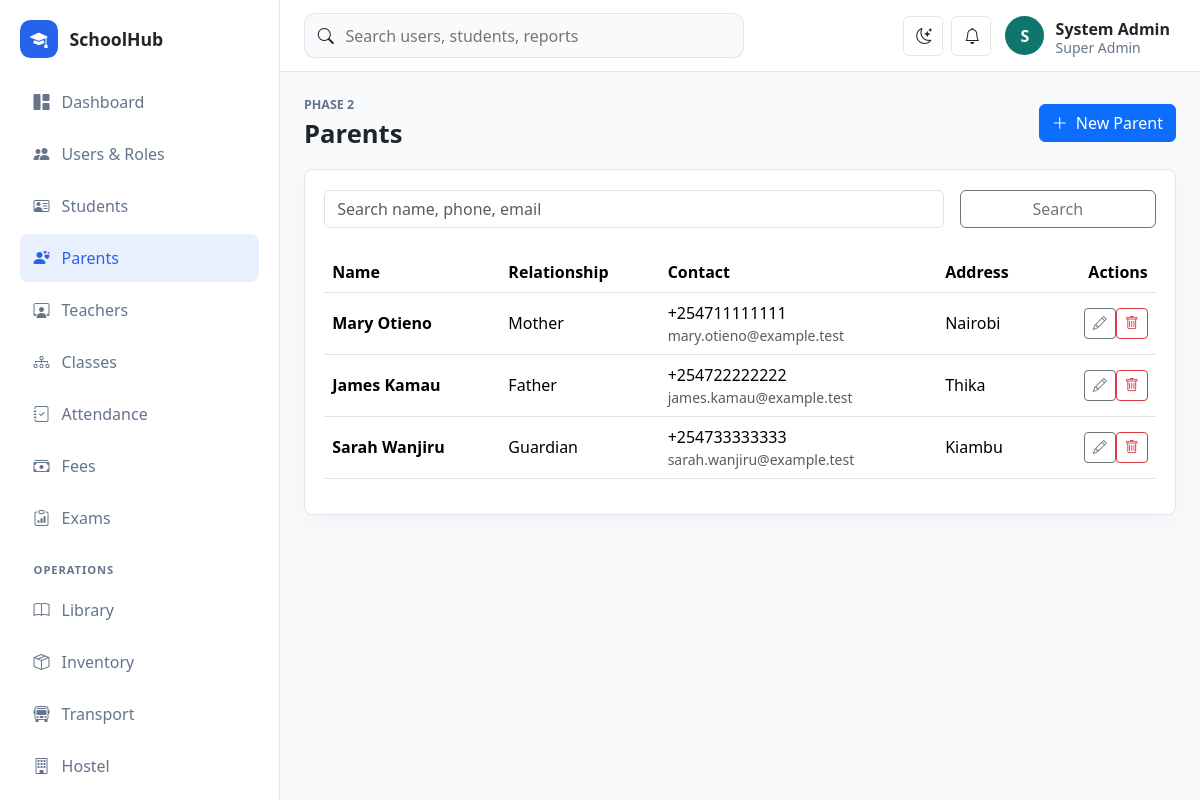
/school/public/parents (signed in), run on the app's committed database.
### tables this page shows
CREATE TABLE parents (
    id BIGINT UNSIGNED AUTO_INCREMENT PRIMARY KEY,
    first_name VARCHAR(100) NOT NULL,
    last_name VARCHAR(100) NOT NULL,
    relationship VARCHAR(60) NOT NULL DEFAULT 'Guardian',
    email VARCHAR(190) NULL,
    phone VARCHAR(40) NOT NULL,
    address VARCHAR(255) NULL,
    created_at TIMESTAMP DEFAULT CURRENT_TIMESTAMP,
    INDEX idx_parents_phone (phone)
);

### app/Core/View.php (called while the page is built, shortened)
<?php
final class View
{
    public static function render(string $view, array $data = [], string $layout = 'app'): void
    {
        extract($data, EXTR_SKIP);
        $viewFile = dirname(__DIR__) . "/Views/{$view}.php";
        require $viewFile;
    }
}

### app/Controllers/ParentController.php (called while the page is built, shortened)
<?php
final class ParentController
{
    public function index(): void
    {
        $search = trim((string)Request::input('search', ''));
        View::render('parents/index', ['title' => 'Parents', 'parents' => Guardian::all($search), 'search' => $search]);
    }
}

### app/Core/Router.php (called while the page is built, shortened)
<?php
final class Router
{
    private array $routes = [];
    public function get(string $path, array $handler): void
    {
        $this->routes['GET'][$this->normalize($path)] = $handler;
    }
    public function post(string $path, array $handler): void
    {
        $this->routes['POST'][$this->normalize($path)] = $handler;
    }
    public function dispatch(): void
    {
        $method = Request::method();
        $path = Request::path();
        $handler = $this->routes[$method][$path] ?? null;
        [$class, $action] = $handler;
        (new $class())->{$action}();
    }
    private function normalize(string $path): string
    {
        return '/' . trim($path, '/');
    }
}

### public/index.php (called while the page is built, shortened)
<?php
spl_autoload_register(function (string $class): void {
    $prefix = 'App\\';
    $relative = str_replace('\\', '/', substr($class, strlen($prefix)));
    $file = dirname(__DIR__) . '/app/' . $relative . '.php';
});
require dirname(__DIR__) . '/app/Core/helpers.php';
$config = require dirname(__DIR__) . '/config/app.php';
$router = new Router();
$router->get('/', [DashboardController::class, 'index']);
$router->get('/login', [AuthController::class, 'showLogin']);
$router->post('/login', [AuthController::class, 'login']);
$router->post('/logout', [AuthController::class, 'logout']);
$router->get('/dashboard', [DashboardController::class, 'index']);
$router->get('/users', [UserController::class, 'index']);
$router->get('/users/create', [UserController::class, 'create']);
$router->post('/users', [UserController::class, 'store']);
$router->get('/users/edit', [UserController::class, 'edit']);
$router->post('/users/update', [UserController::class, 'update']);
$router->post('/users/delete', [UserController::class, 'destroy']);
$router->get('/students', [StudentController::class, 'index']);
$router->get('/students/create', [StudentController::class, 'create']);
$router->post('/students', [StudentController::class, 'store']);
$router->get('/students/edit', [StudentController::class, 'edit']);
$router->post('/students/update', [StudentController::class, 'update']);
$router->post('/students/delete', [StudentController::class, 'destroy']);
$router->get('/teachers', [TeacherController::class, 'index']);
$router->get('/teachers/create', [TeacherController::class, 'create']);
$router->post('/teachers', [TeacherController::class, 'store']);
$router->get('/teachers/edit', [TeacherController::class, 'edit']);
$router->post('/teachers/update', [TeacherController::class, 'update']);
$router->post('/teachers/delete', [TeacherController::class, 'destroy']);
$router->get('/parents', [ParentController::class, 'index']);
$router->get('/parents/create', [ParentController::class, 'create']);
$router->post('/parents', [ParentController::class, 'store']);
$router->get('/parents/edit', [ParentController::class, 'edit']);
$router->post('/parents/update', [ParentController::class, 'update']);
$router->post('/parents/delete', [ParentController::class, 'destroy']);
$router->get('/classes', [ClassController::class, 'index']);
$router->get('/classes/create', [ClassController::class, 'create']);
$router->post('/classes', [ClassController::class, 'store']);
$router->get('/classes/edit', [ClassController::class, 'edit']);
$router->post('/classes/update', [ClassController::class, 'update']);
$router->post('/classes/delete', [ClassController::class, 'destroy']);
$router->get('/attendance', [AttendanceController::class, 'index']);
$router->post('/attendance', [AttendanceController::class, 'store']);
$router->get('/fees', [FeeController::class, 'index']);
$router->post('/fees/invoice', [FeeController::class, 'invoice']);
$router->post('/fees/payment', [FeeController::class, 'payment']);
$router->get('/exams', [ExamController::class, 'index']);
$router->post('/exams/exam', [ExamController::class, 'exam']);
$router->post('/exams/result', [ExamController::class, 'result']);
$router->get('/operations', [OperationsController::class, 'index']);
$router->get('/operations/form', [OperationsController::class, 'form']);
$router->post('/operations/save', [OperationsController::class, 'save']);
$router->post('/operations/delete', [OperationsController::class, 'destroy']);
$router->get('/reports', [ReportController::class, 'index']);
$router->dispatch();

### app/Core/Auth.php (called while the page is built, shortened)
<?php
final class Auth
{
    public static function user(): ?array
    {
        return $_SESSION['user'] ?? null;
    }
    public static function can(string $permission): bool
    {
        $permissions = self::user()['permissions'] ?? [];
        return in_array($permission, $permissions, true);
    }
}

### config/app.php (called while the page is built)
<?php
return [
    'name' => 'SchoolHub',
    'base_url' => '/school/public',
    'timezone' => 'Africa/Nairobi',
    'session_name' => 'schoolhub_session',
    'debug' => true,
];

### config/database.php (called while the page is built)
<?php
return [
    'host' => '127.0.0.1',
    'port' => '3306',
    'database' => 'schoolhub',
    'username' => 'root',
    'password' => '',
    'charset' => 'utf8mb4',
];

### app/Core/Database.php (called while the page is built, shortened)
<?php
final class Database
{
    private static ?PDO $connection = null;
    public static function connection(): PDO
    {
        $config = require dirname(__DIR__, 2) . '/config/database.php';
        $dsn = sprintf(
            'mysql:host=%s;port=%s;dbname=%s;charset=%s',
            $config['host'],
            $config['port'],
            $config['database'],
            $config['charset']
        );
        try {
            self::$connection = new PDO($dsn, $config['username'], $config['password'], [
                PDO::ATTR_ERRMODE => PDO::ERRMODE_EXCEPTION,
                PDO::ATTR_DEFAULT_FETCH_MODE => PDO::FETCH_ASSOC,
                PDO::ATTR_EMULATE_PREPARES => false,
            ]);
        } catch (PDOException $exception) {
            http_response_code(500);
            exit('Database connection failed. Check config/database.php and import database/schema.sql.');
        }
        return self::$connection;
    }
}

### app/Core/helpers.php (called while the page is built, shortened)
<?php
function app_config(string $key, mixed $default = null): mixed
{
    static $config = null;
    $config ??= require dirname(__DIR__, 2) . '/config/app.php';
    return $config[$key] ?? $default;
}
function url(string $path = ''): string
{
    return rtrim(app_config('base_url'), '/') . '/' . ltrim($path, '/');
}
function e(mixed $value): string
{
    return htmlspecialchars((string)$value, ENT_QUOTES, 'UTF-8');
}

### app/Models/Guardian.php (called while the page is built, shortened)
<?php
final class Guardian
{
    public static function all(string $search = ''): array
    {
        $sql = 'SELECT * FROM parents';
        $params = [];
        $sql .= ' ORDER BY created_at DESC';
        $stmt = Database::connection()->prepare($sql);
        $stmt->execute($params);
        return $stmt->fetchAll();
    }
}

### app/Views/parents/index.php (the view)
<div class="page-heading"><div><p class="eyebrow">Phase 2</p><h1>Parents</h1></div><?php if (\App\Core\Auth::can('students.manage')): ?><a class="btn btn-primary" href="<?= e(url('/parents/create')) ?>"><i class="bi bi-plus-lg me-2"></i>New Parent</a><?php endif; ?></div>
<section class="panel">
    <form class="row g-3 mb-4"><div class="col-md-9"><input class="form-control" name="search" value="<?= e($search) ?>" placeholder="Search name, phone, email"></div><div class="col-md-3"><button class="btn btn-outline-secondary w-100">Search</button></div></form>
    <div class="table-responsive"><table class="table align-middle"><thead><tr><th>Name</th><th>Relationship</th><th>Contact</th><th>Address</th><th class="text-end">Actions</th></tr></thead><tbody>
    <?php foreach ($parents as $parent): ?><tr><td class="fw-semibold"><?= e($parent['first_name'] . ' ' . $parent['last_name']) ?></td><td><?= e($parent['relationship']) ?></td><td><div><?= e($parent['phone']) ?></div><div class="text-muted small"><?= e($parent['email'] ?? '') ?></div></td><td><?= e($parent['address'] ?? '') ?></td><td class="text-end"><?php if (\App\Core\Auth::can('students.manage')): ?><a class="btn btn-sm btn-outline-secondary" href="<?= e(url('/parents/edit?id=' . $parent['id'])) ?>"><i class="bi bi-pencil"></i></a><form class="d-inline" action="<?= e(url('/parents/delete')) ?>" method="post" data-confirm="Delete this parent?"><?= csrf_field() ?><input type="hidden" name="id" value="<?= e($parent['id']) ?>"><button class="btn btn-sm btn-outline-danger"><i class="bi bi-trash"></i></button></form><?php endif; ?></td></tr><?php endforeach; ?>
    </tbody></table></div>
</section>

### public/assets/css/app.css (style rules this page uses)
:root { --sidebar-width: 280px; --border-color: rgba(148, 163, 184, .25); --surface: #ffffff; --muted-surface: #f8fafc; --text-soft: #64748b; }
body { background: var(--muted-surface); color: var(--bs-body-color); }
.page-heading { display: flex; justify-content: space-between; align-items: center; gap: 1rem; margin-bottom: 1.25rem; }
.page-heading h1 { margin: 0; font-size: clamp(1.6rem, 2vw, 2.2rem); font-weight: 800; }
.eyebrow { margin: 0 0 .25rem; color: var(--text-soft); font-size: .78rem; text-transform: uppercase; font-weight: 800; }
.metric-card, .panel { background: var(--surface); border: 1px solid var(--border-color); border-radius: .5rem; box-shadow: 0 8px 28px rgba(15, 23, 42, .04); }
.panel { padding: 1.2rem; }

### data on the page
parents: first_name+last_name "Mary Otieno", relationship "Mother", phone "+254711111111", email "mary.otieno@example.test", address "Nairobi"
parents: first_name+last_name "James Kamau", relationship "Father", phone "+254722222222", email "james.kamau@example.test", address "Thika"
parents: first_name+last_name "Sarah Wanjiru", relationship "Guardian", phone "+254733333333", email "sarah.wanjiru@example.test", address "Kiambu"

### other printed values
app_config('name') "SchoolHub"
substr(current_user()['name'] ?? 'U', 0, 1) "S"
current_user()['name'] "System Admin"
current_user()['role'] "Super Admin"
